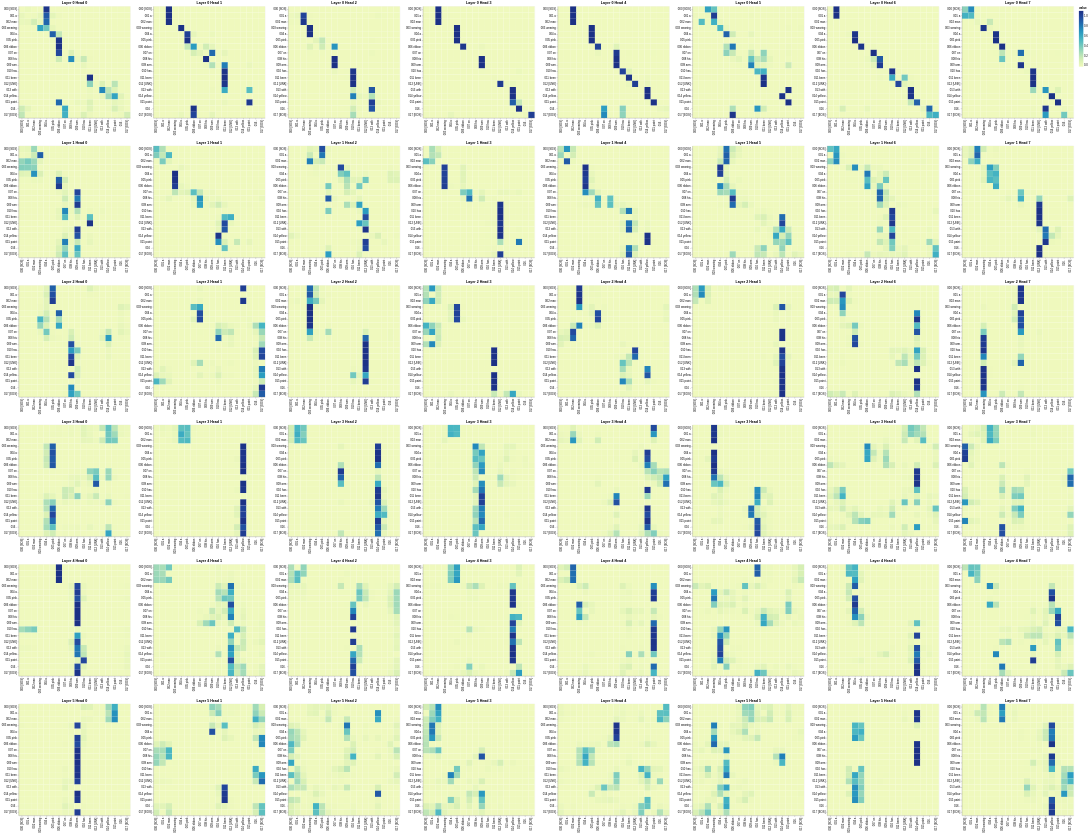

The cell this chart's notebook holds for it:
### Code cell
layers = [0, 1, 2, 3 ,4, 5]
heads = [0, 1, 2, 3, 4, 5, 6, 7]

# Encoder Self-Attention
get_all_attention_maps("encoder", layers, heads, encoder_input_tokens, encoder_input_tokens, min(20, sentence_len))
